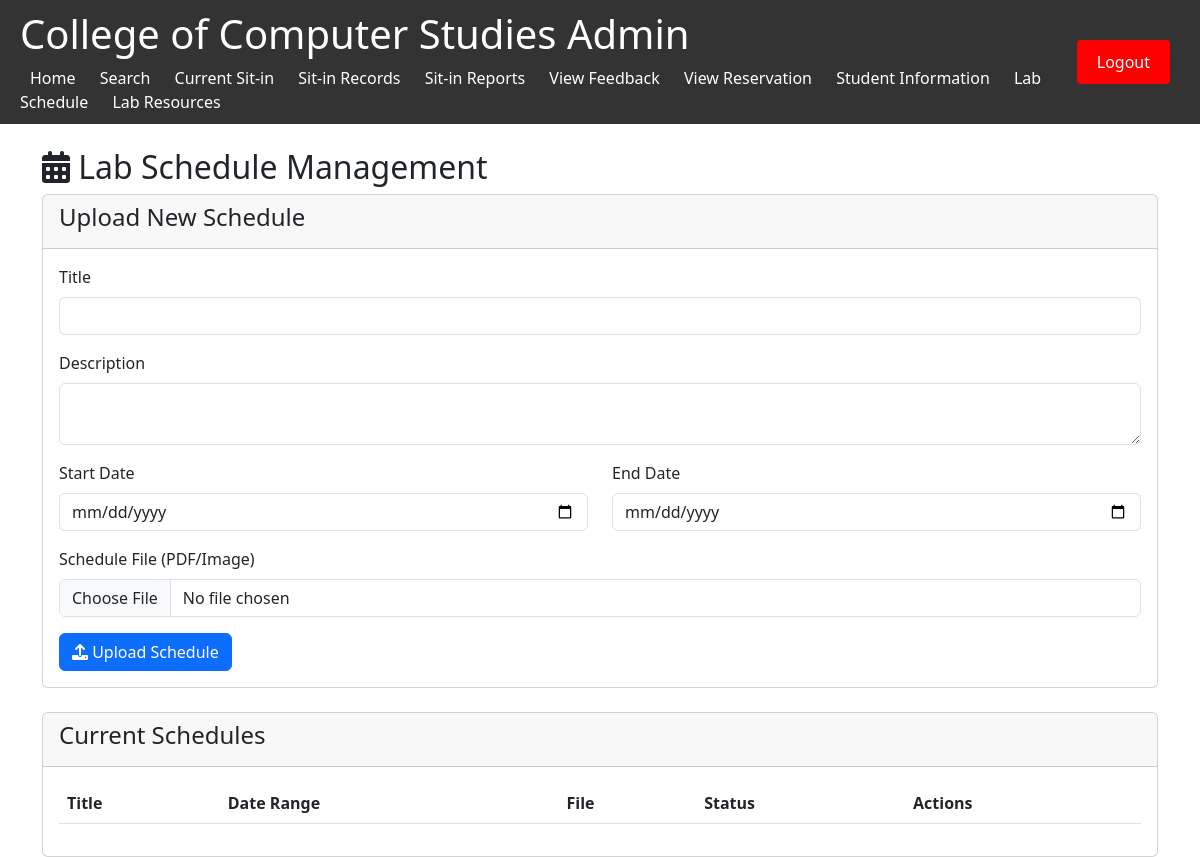
Page /lab_schedule.php on the earlier database version.
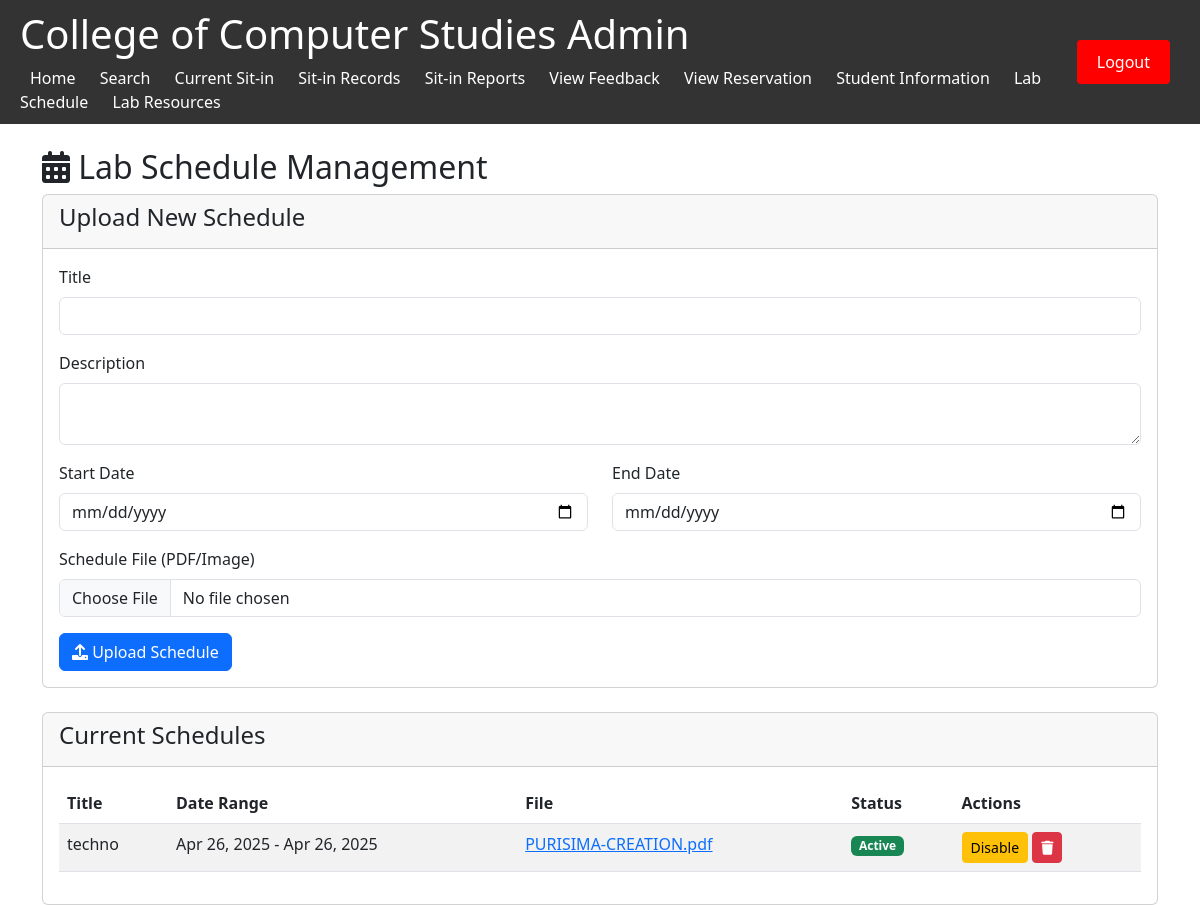
Same page on the later database version.
### tables this page shows
CREATE TABLE `lab_schedules` (
  `id` int(11) NOT NULL,
  `title` varchar(255) NOT NULL,
  `description` text DEFAULT NULL,
  `file_name` varchar(255) NOT NULL,
  `file_path` varchar(255) NOT NULL,
  `file_type` varchar(50) NOT NULL,
  `file_size` int(11) NOT NULL,
  `uploaded_by` varchar(50) NOT NULL,
  `is_active` tinyint(1) DEFAULT 1,
  `uploaded_at` timestamp NOT NULL DEFAULT current_timestamp(),
  `schedule_date` date DEFAULT NULL,
  `schedule_end_date` date DEFAULT NULL
);

### lab_schedule.php (the view, shortened to what the changed rows need)
<?php
include 'db_connect.php';
$schedules = $conn->query("SELECT * FROM lab_schedules ORDER BY schedule_date DESC");
?>
<!DOCTYPE html>
<html>
<head>
    <link href="https://cdn.jsdelivr.net/npm/bootstrap@5.3.0/dist/css/bootstrap.min.css" rel="stylesheet">
    <link rel="stylesheet" href="https://cdnjs.cloudflare.com/ajax/libs/font-awesome/6.0.0/css/all.min.css">
</head>
<body>
<div class="header">
    <div>
        <h1> College of Computer Studies Admin</h1>
    </div>
</div>
<div class="container mt-4">
    <h2><i class="fas fa-calendar-alt"></i> Lab Schedule Management</h2>
    <div class="card">
        <div class="card-body">
            <div class="table-responsive">
                <table class="table table-striped">
                    <thead>
                        <tr>
                            <th>Title</th>
                            <th>Date Range</th>
                            <th>File</th>
                            <th>Status</th>
                            <th>Actions</th>
                        </tr>
                    </thead>
                    <tbody>
                        <?php while ($schedule = $schedules->fetch_assoc()): ?>
                        <tr>
                            <td><?= htmlspecialchars($schedule['title']) ?></td>
                            <td>
                                <?= date('M j, Y', strtotime($schedule['schedule_date'])) ?> -
                                <?= date('M j, Y', strtotime($schedule['schedule_end_date'])) ?>
                            </td>
                            <td>
                                <a href="<?= htmlspecialchars($schedule['file_path']) ?>" target="_blank">
                                    <?= htmlspecialchars($schedule['file_name']) ?>
                                </a>
                            </td>
                            <td>
                                <span class="badge bg-<?= $schedule['is_active'] ? 'success' : 'secondary' ?>">
                                    <?= $schedule['is_active'] ? 'Active' : 'Inactive' ?>
                                </span>
                            </td>
                            <td>
                                <form method="POST" style="display:inline">
                                    <button type="submit" name="toggle_status" class="btn btn-sm btn-<?= $schedule['is_active'] ? 'warning' : 'success' ?>">
                                        <?= $schedule['is_active'] ? 'Disable' : 'Enable' ?>
                                    </button>
                                </form>
                                <form method="POST" style="display:inline" onsubmit="return confirm('Are you sure you want to delete this schedule?');">
                                    <button type="submit" name="delete_schedule" class="btn btn-sm btn-danger">
                                        <i class="fas fa-trash"></i>
                                    </button>
                                </form>
                            </td>
                        </tr>
                        <?php endwhile; ?>
                    </tbody>
                </table>
            </div>
        </div>
    </div>
</div>
</body>
</html>

Differences in the rows shown:
added lab_schedules: title "techno", schedule_date "Apr 26, 2025", schedule_end_date "Apr 26, 2025", file_name "PURISIMA-CREATION.pdf", is_active "Active"
